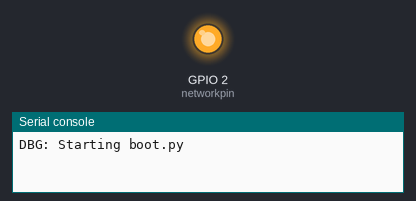
A program run on a simulated ESP8266 board running MicroPython. Parts: output pins drawn as LEDs (lit = HIGH), the last lines printed to the serial console. At 3.4 s the program stops and its outputs stay as they are.

Above: at 1.3 s.
At 3.5 s:
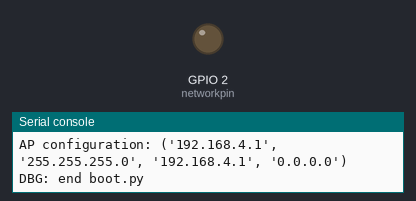
Timing chart, 0 to 4.9 s (numbered marks = the images above):
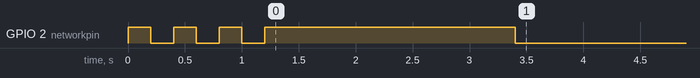

Measured:
- by itself, GPIO 2 (networkpin): goes 3 × (HIGH 0.20 s, LOW 0.20 s), HIGH 2.2 s, then LOW

The program:

boot_0.7.9.8_.py
```python
'''
Booting params for Robot

ver 0.7.9.4 add catch (catch-release is working)

ver 0.7.9.7 -dev variant of (0.7.9.4) - preparation for exhibition version (0.7.9.8)

ver 0.7.9.8 - exhibition version, disabled wifi station, just access point
'''

import network, machine, time, math

print('DBG: Starting boot.py')

# #ssid = 'KVN'
# # ssidpss = ''
# ssid = 't4m'
# ssidpss = ''

s_timeout = 200
l_timeout = 2000

networkpin = machine.Pin(2, machine.Pin.OUT)
networkpin.on()
time.sleep_ms(s_timeout)
networkpin.off()
time.sleep_ms(s_timeout)
networkpin.on()
time.sleep_ms(s_timeout)
networkpin.off()
time.sleep_ms(s_timeout)
networkpin.on()
time.sleep_ms(s_timeout)
networkpin.off()
time.sleep_ms(s_timeout)
networkpin.on()
time.sleep_ms(s_timeout)

# sta_if = network.WLAN(network.STA_IF)
ap_if = network.WLAN(network.AP_IF)

# print(ap_if.ifconfig())
# print(ssid, ssidpss)

# sta_if.active(True)
# sta_if.connect(ssid, ssidpss)

time.sleep_ms(l_timeout)
# time.sleep_ms(l_timeout)  # 4 s
# time.sleep_ms(l_timeout)  # 6 S

print('AP configuration: {}'.format(ap_if.ifconfig()))
# print('STATION configuration {}:'.format(sta_if.ifconfig()))

networkpin.off()
print('DBG: end boot.py')
```
